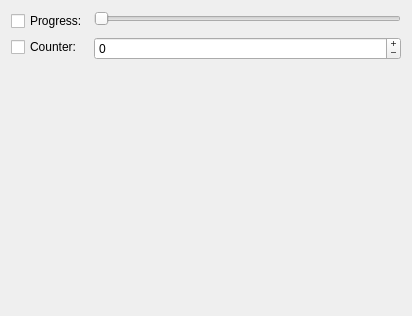
<?xml version="1.0" encoding="UTF-8"?>
<ui version="4.0">
 <class>Widget</class>
 <widget class="QWidget" name="Widget">
  <property name="geometry">
   <rect>
    <x>0</x>
    <y>0</y>
    <width>412</width>
    <height>316</height>
   </rect>
  </property>
  <property name="windowTitle">
   <string>Widget</string>
  </property>
  <layout class="QVBoxLayout" name="verticalLayout">
   <item>
    <layout class="QFormLayout" name="formLayout">
     <item row="0" column="0">
      <widget class="QCheckBox" name="progressCheckBox">
       <property name="text">
        <string>Progress:</string>
       </property>
      </widget>
     </item>
     <item row="0" column="1">
      <widget class="QSlider" name="progressSlider">
       <property name="maximum">
        <number>100</number>
       </property>
       <property name="orientation">
        <enum>Qt::Horizontal</enum>
       </property>
      </widget>
     </item>
     <item row="1" column="0">
      <widget class="QCheckBox" name="counterCheckBox">
       <property name="text">
        <string>Counter:</string>
       </property>
      </widget>
     </item>
     <item row="1" column="1">
      <widget class="QSpinBox" name="counterSpinBox">
       <property name="wrapping">
        <bool>true</bool>
       </property>
       <property name="buttonSymbols">
        <enum>QAbstractSpinBox::PlusMinus</enum>
       </property>
       <property name="accelerated">
        <bool>true</bool>
       </property>
      </widget>
     </item>
    </layout>
   </item>
  </layout>
 </widget>
 <layoutdefault spacing="6" margin="11"/>
 <resources/>
 <connections/>
</ui>
